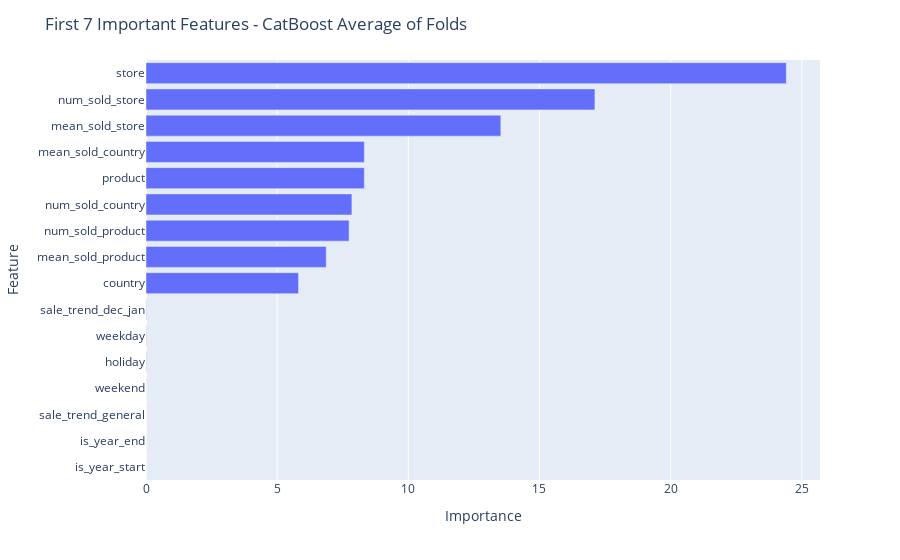

Here is the notebook cell this chart was saved with:
### Code cell
import plotly.express as px

importance = [model.get_feature_importance() for model in models]

f_importance = pd.concat([pd.Series(X.columns.to_list(),name='Feature'),
                          pd.Series(np.mean(importance,axis=0),name="Importance")],
                         axis=1).sort_values(by='Importance',
                                             ascending=True)

fig = px.bar(f_importance.tail(16),x='Importance',y='Feature')
fig.update_layout(
    title_text="First 7 Important Features - CatBoost Average of Folds"
)
fig.show()

### Figure 1 — Plotly figure (JSON) as saved in the notebook; plotly's stock layout.template omitted (floating-point values rounded to 4 significant figures)
{"data": [{"alignmentgroup": "True", "hovertemplate": "Importance=%{x}<br>Feature=%{y}<extra></extra>", "legendgroup": "", "marker": {"color": "#636efa", "pattern": {"shape": ""}}, "name": "", "offsetgroup": "", "orientation": "h", "showlegend": false, "textposition": "auto", "type": "bar", "x": [0.0001285, 0.0002688, 0.000331, 0.001784, 0.009489, 0.01033, 0.01128, 5.814, 6.87, 7.741, 7.848, 8.322, 8.323, 13.53, 17.11, 24.41], "xaxis": "x", "y": ["is_year_start", "is_year_end", "sale_trend_general", "weekend", "holiday", "weekday", "sale_trend_dec_jan", "country", "mean_sold_product", "num_sold_product", "num_sold_country", "product", "mean_sold_country", "mean_sold_store", "num_sold_store", "store"], "yaxis": "y"}], "layout": {"barmode": "relative", "legend": {"tracegroupgap": 0}, "margin": {"t": 60}, "title": {"text": "First 7 Important Features - CatBoost Average of Folds"}, "xaxis": {"anchor": "y", "domain": [0, 1], "title": {"text": "Importance"}}, "yaxis": {"anchor": "x", "domain": [0, 1], "title": {"text": "Feature"}}}}
